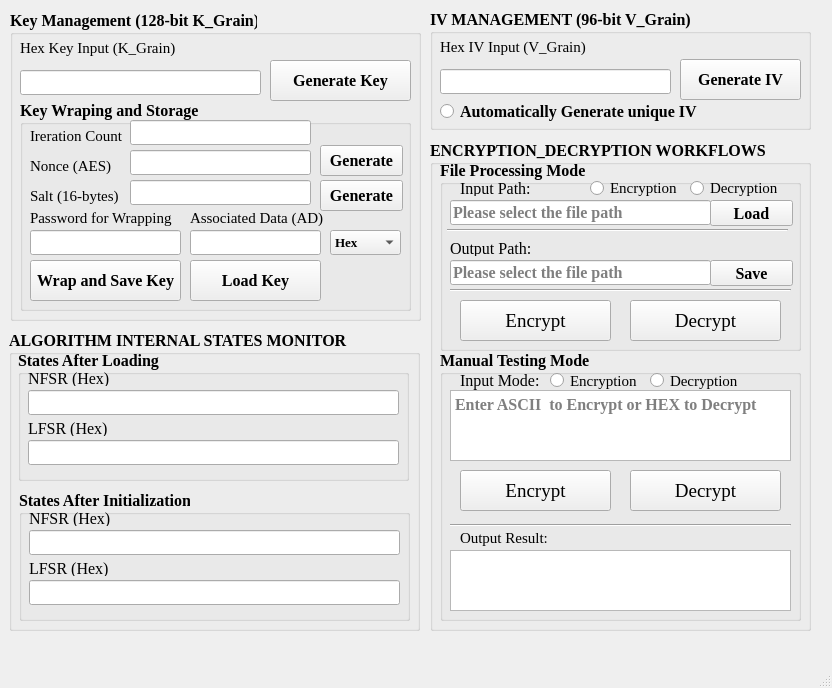
<?xml version="1.0" encoding="UTF-8"?>
<ui version="4.0">
 <class>MainWindow</class>
 <widget class="QMainWindow" name="MainWindow">
  <property name="geometry">
   <rect>
    <x>0</x>
    <y>0</y>
    <width>832</width>
    <height>688</height>
   </rect>
  </property>
  <property name="windowTitle">
   <string>MainWindow</string>
  </property>
  <widget class="QWidget" name="centralwidget">
   <widget class="QGroupBox" name="groupBox">
    <property name="geometry">
     <rect>
      <x>10</x>
      <y>10</y>
      <width>411</width>
      <height>311</height>
     </rect>
    </property>
    <property name="minimumSize">
     <size>
      <width>180</width>
      <height>0</height>
     </size>
    </property>
    <property name="font">
     <font>
      <family>Times New Roman</family>
      <pointsize>12</pointsize>
      <italic>false</italic>
      <bold>true</bold>
     </font>
    </property>
    <property name="title">
     <string>Key Management (128-bit K_Grain)</string>
    </property>
    <widget class="QLabel" name="label">
     <property name="geometry">
      <rect>
       <x>10</x>
       <y>30</y>
       <width>201</width>
       <height>16</height>
      </rect>
     </property>
     <property name="font">
      <font>
       <family>Times New Roman</family>
       <pointsize>11</pointsize>
       <italic>false</italic>
       <bold>false</bold>
      </font>
     </property>
     <property name="text">
      <string>Hex Key Input (K_Grain)</string>
     </property>
    </widget>
    <widget class="QLineEdit" name="input_key">
     <property name="geometry">
      <rect>
       <x>10</x>
       <y>60</y>
       <width>241</width>
       <height>25</height>
      </rect>
     </property>
    </widget>
    <widget class="QPushButton" name="btn_generate_key">
     <property name="geometry">
      <rect>
       <x>260</x>
       <y>50</y>
       <width>141</width>
       <height>41</height>
      </rect>
     </property>
     <property name="text">
      <string>Generate Key</string>
     </property>
    </widget>
    <widget class="QGroupBox" name="groupBox_5">
     <property name="geometry">
      <rect>
       <x>10</x>
       <y>90</y>
       <width>391</width>
       <height>211</height>
      </rect>
     </property>
     <property name="title">
      <string>Key Wraping and Storage</string>
     </property>
     <widget class="QComboBox" name="combo_ad_mode">
      <property name="geometry">
       <rect>
        <x>310</x>
        <y>130</y>
        <width>71</width>
        <height>25</height>
       </rect>
      </property>
      <property name="minimumSize">
       <size>
        <width>20</width>
        <height>20</height>
       </size>
      </property>
      <property name="font">
       <font>
        <family>Times New Roman</family>
        <pointsize>10</pointsize>
        <italic>false</italic>
        <bold>true</bold>
       </font>
      </property>
      <item>
       <property name="text">
        <string>Hex</string>
       </property>
      </item>
      <item>
       <property name="text">
        <string>Text</string>
       </property>
      </item>
     </widget>
     <widget class="QPushButton" name="btn_wrap_save">
      <property name="geometry">
       <rect>
        <x>10</x>
        <y>160</y>
        <width>151</width>
        <height>41</height>
       </rect>
      </property>
      <property name="font">
       <font>
        <family>Times New Roman</family>
        <pointsize>12</pointsize>
        <italic>false</italic>
        <bold>true</bold>
       </font>
      </property>
      <property name="text">
       <string>Wrap and Save Key</string>
      </property>
     </widget>
     <widget class="QLineEdit" name="input_password">
      <property name="geometry">
       <rect>
        <x>10</x>
        <y>130</y>
        <width>151</width>
        <height>25</height>
       </rect>
      </property>
     </widget>
     <widget class="QLabel" name="label_3">
      <property name="geometry">
       <rect>
        <x>170</x>
        <y>110</y>
        <width>201</width>
        <height>16</height>
       </rect>
      </property>
      <property name="font">
       <font>
        <family>Times New Roman</family>
        <pointsize>11</pointsize>
        <italic>false</italic>
        <bold>false</bold>
       </font>
      </property>
      <property name="text">
       <string>Associated Data (AD)</string>
      </property>
     </widget>
     <widget class="QPushButton" name="btn_load_key">
      <property name="geometry">
       <rect>
        <x>170</x>
        <y>160</y>
        <width>131</width>
        <height>41</height>
       </rect>
      </property>
      <property name="font">
       <font>
        <family>Times New Roman</family>
        <pointsize>12</pointsize>
        <italic>false</italic>
        <bold>true</bold>
       </font>
      </property>
      <property name="text">
       <string>Load Key</string>
      </property>
     </widget>
     <widget class="QLineEdit" name="input_ad">
      <property name="geometry">
       <rect>
        <x>170</x>
        <y>130</y>
        <width>131</width>
        <height>25</height>
       </rect>
      </property>
      <property name="placeholderText">
       <string/>
      </property>
     </widget>
     <widget class="QLabel" name="label_2">
      <property name="geometry">
       <rect>
        <x>10</x>
        <y>110</y>
        <width>151</width>
        <height>16</height>
       </rect>
      </property>
      <property name="font">
       <font>
        <family>Times New Roman</family>
        <pointsize>11</pointsize>
        <italic>false</italic>
        <bold>false</bold>
       </font>
      </property>
      <property name="text">
       <string>Password for Wrapping</string>
      </property>
     </widget>
     <widget class="QPushButton" name="btn_generate_aes_nonce">
      <property name="geometry">
       <rect>
        <x>300</x>
        <y>45</y>
        <width>83</width>
        <height>31</height>
       </rect>
      </property>
      <property name="text">
       <string>Generate</string>
      </property>
     </widget>
     <widget class="QPushButton" name="btn_generate_salt">
      <property name="geometry">
       <rect>
        <x>300</x>
        <y>80</y>
        <width>83</width>
        <height>31</height>
       </rect>
      </property>
      <property name="text">
       <string>Generate</string>
      </property>
     </widget>
    </widget>
    <widget class="QLabel" name="label_14">
     <property name="geometry">
      <rect>
       <x>20</x>
       <y>110</y>
       <width>101</width>
       <height>31</height>
      </rect>
     </property>
     <property name="font">
      <font>
       <family>Times New Roman</family>
       <pointsize>11</pointsize>
       <italic>false</italic>
       <bold>false</bold>
      </font>
     </property>
     <property name="text">
      <string>Ireration Count</string>
     </property>
    </widget>
    <widget class="QLineEdit" name="input_iterations">
     <property name="geometry">
      <rect>
       <x>120</x>
       <y>110</y>
       <width>181</width>
       <height>25</height>
      </rect>
     </property>
    </widget>
    <widget class="QLabel" name="label_13">
     <property name="geometry">
      <rect>
       <x>20</x>
       <y>140</y>
       <width>91</width>
       <height>31</height>
      </rect>
     </property>
     <property name="font">
      <font>
       <family>Times New Roman</family>
       <pointsize>11</pointsize>
       <italic>false</italic>
       <bold>false</bold>
      </font>
     </property>
     <property name="text">
      <string>Nonce (AES)</string>
     </property>
    </widget>
    <widget class="QLineEdit" name="input_aes_nonce">
     <property name="geometry">
      <rect>
       <x>120</x>
       <y>140</y>
       <width>181</width>
       <height>25</height>
      </rect>
     </property>
    </widget>
    <widget class="QLabel" name="label_15">
     <property name="geometry">
      <rect>
       <x>20</x>
       <y>170</y>
       <width>91</width>
       <height>31</height>
      </rect>
     </property>
     <property name="font">
      <font>
       <family>Times New Roman</family>
       <pointsize>11</pointsize>
       <italic>false</italic>
       <bold>false</bold>
      </font>
     </property>
     <property name="text">
      <string>Salt (16-bytes)</string>
     </property>
    </widget>
    <widget class="QLineEdit" name="input_salt">
     <property name="geometry">
      <rect>
       <x>120</x>
       <y>170</y>
       <width>181</width>
       <height>25</height>
      </rect>
     </property>
    </widget>
   </widget>
   <widget class="QGroupBox" name="groupBox_3">
    <property name="geometry">
     <rect>
      <x>9</x>
      <y>330</y>
      <width>411</width>
      <height>301</height>
     </rect>
    </property>
    <property name="font">
     <font>
      <family>Times New Roman</family>
      <pointsize>12</pointsize>
      <bold>true</bold>
     </font>
    </property>
    <property name="title">
     <string>ALGORITHM INTERNAL STATES MONITOR</string>
    </property>
    <widget class="QGroupBox" name="groupBox_6">
     <property name="geometry">
      <rect>
       <x>9</x>
       <y>20</y>
       <width>391</width>
       <height>131</height>
      </rect>
     </property>
     <property name="title">
      <string>States After Loading</string>
     </property>
     <widget class="QLabel" name="label_8">
      <property name="geometry">
       <rect>
        <x>10</x>
        <y>70</y>
        <width>91</width>
        <height>16</height>
       </rect>
      </property>
      <property name="font">
       <font>
        <family>Times New Roman</family>
        <pointsize>12</pointsize>
        <italic>false</italic>
        <bold>false</bold>
       </font>
      </property>
      <property name="text">
       <string>LFSR (Hex)</string>
      </property>
     </widget>
     <widget class="QLineEdit" name="state_lfsr_load">
      <property name="geometry">
       <rect>
        <x>10</x>
        <y>90</y>
        <width>371</width>
        <height>25</height>
       </rect>
      </property>
     </widget>
     <widget class="QLabel" name="label_7">
      <property name="geometry">
       <rect>
        <x>10</x>
        <y>20</y>
        <width>91</width>
        <height>16</height>
       </rect>
      </property>
      <property name="font">
       <font>
        <family>Times New Roman</family>
        <pointsize>12</pointsize>
        <italic>false</italic>
        <bold>false</bold>
       </font>
      </property>
      <property name="text">
       <string>NFSR (Hex)</string>
      </property>
     </widget>
     <widget class="QLineEdit" name="state_nfsr_load">
      <property name="geometry">
       <rect>
        <x>10</x>
        <y>40</y>
        <width>371</width>
        <height>25</height>
       </rect>
      </property>
     </widget>
    </widget>
    <widget class="QGroupBox" name="groupBox_7">
     <property name="geometry">
      <rect>
       <x>10</x>
       <y>160</y>
       <width>391</width>
       <height>131</height>
      </rect>
     </property>
     <property name="title">
      <string>States After Initialization</string>
     </property>
     <widget class="QLabel" name="label_9">
      <property name="geometry">
       <rect>
        <x>10</x>
        <y>70</y>
        <width>91</width>
        <height>16</height>
       </rect>
      </property>
      <property name="font">
       <font>
        <family>Times New Roman</family>
        <pointsize>12</pointsize>
        <italic>false</italic>
        <bold>false</bold>
       </font>
      </property>
      <property name="text">
       <string>LFSR (Hex)</string>
      </property>
     </widget>
     <widget class="QLineEdit" name="state_lfsr_init">
      <property name="geometry">
       <rect>
        <x>10</x>
        <y>90</y>
        <width>371</width>
        <height>25</height>
       </rect>
      </property>
     </widget>
     <widget class="QLabel" name="label_10">
      <property name="geometry">
       <rect>
        <x>10</x>
        <y>20</y>
        <width>91</width>
        <height>16</height>
       </rect>
      </property>
      <property name="font">
       <font>
        <family>Times New Roman</family>
        <pointsize>12</pointsize>
        <italic>false</italic>
        <bold>false</bold>
       </font>
      </property>
      <property name="text">
       <string>NFSR (Hex)</string>
      </property>
     </widget>
     <widget class="QLineEdit" name="state_nfsr_init">
      <property name="geometry">
       <rect>
        <x>10</x>
        <y>40</y>
        <width>371</width>
        <height>25</height>
       </rect>
      </property>
     </widget>
    </widget>
   </widget>
   <widget class="QGroupBox" name="groupBox_4">
    <property name="geometry">
     <rect>
      <x>430</x>
      <y>140</y>
      <width>381</width>
      <height>491</height>
     </rect>
    </property>
    <property name="font">
     <font>
      <family>Times New Roman</family>
      <pointsize>12</pointsize>
      <bold>true</bold>
     </font>
    </property>
    <property name="title">
     <string>ENCRYPTION_DECRYPTION WORKFLOWS</string>
    </property>
    <widget class="QGroupBox" name="groupBox_8">
     <property name="geometry">
      <rect>
       <x>10</x>
       <y>20</y>
       <width>361</width>
       <height>191</height>
      </rect>
     </property>
     <property name="title">
      <string>File Processing Mode</string>
     </property>
     <widget class="QLineEdit" name="input_file_path">
      <property name="geometry">
       <rect>
        <x>10</x>
        <y>40</y>
        <width>261</width>
        <height>25</height>
       </rect>
      </property>
      <property name="readOnly">
       <bool>true</bool>
      </property>
      <property name="placeholderText">
       <string>Please select the file path</string>
      </property>
     </widget>
     <widget class="QPushButton" name="btn_file_load">
      <property name="geometry">
       <rect>
        <x>270</x>
        <y>40</y>
        <width>83</width>
        <height>26</height>
       </rect>
      </property>
      <property name="text">
       <string>Load</string>
      </property>
     </widget>
     <widget class="QLineEdit" name="output_file_path">
      <property name="geometry">
       <rect>
        <x>10</x>
        <y>100</y>
        <width>261</width>
        <height>25</height>
       </rect>
      </property>
      <property name="readOnly">
       <bool>true</bool>
      </property>
      <property name="placeholderText">
       <string>Please select the file path</string>
      </property>
     </widget>
     <widget class="QPushButton" name="btn_file_save">
      <property name="geometry">
       <rect>
        <x>270</x>
        <y>100</y>
        <width>83</width>
        <height>26</height>
       </rect>
      </property>
      <property name="text">
       <string>Save</string>
      </property>
     </widget>
     <widget class="QLabel" name="label_6">
      <property name="geometry">
       <rect>
        <x>10</x>
        <y>80</y>
        <width>91</width>
        <height>16</height>
       </rect>
      </property>
      <property name="font">
       <font>
        <family>Times New Roman</family>
        <pointsize>12</pointsize>
        <bold>false</bold>
       </font>
      </property>
      <property name="text">
       <string>Output Path:</string>
      </property>
     </widget>
     <widget class="Line" name="line">
      <property name="geometry">
       <rect>
        <x>7</x>
        <y>60</y>
        <width>341</width>
        <height>20</height>
       </rect>
      </property>
      <property name="orientation">
       <enum>Qt::Orientation::Horizontal</enum>
      </property>
     </widget>
     <widget class="Line" name="line_2">
      <property name="geometry">
       <rect>
        <x>10</x>
        <y>120</y>
        <width>341</width>
        <height>20</height>
       </rect>
      </property>
      <property name="orientation">
       <enum>Qt::Orientation::Horizontal</enum>
      </property>
     </widget>
     <widget class="QWidget" name="widget_2" native="true">
      <property name="geometry">
       <rect>
        <x>10</x>
        <y>20</y>
        <width>341</width>
        <height>21</height>
       </rect>
      </property>
      <widget class="QRadioButton" name="radioButton_4">
       <property name="geometry">
        <rect>
         <x>140</x>
         <y>0</y>
         <width>104</width>
         <height>16</height>
        </rect>
       </property>
       <property name="font">
        <font>
         <family>Times New Roman</family>
         <pointsize>11</pointsize>
         <bold>false</bold>
        </font>
       </property>
       <property name="text">
        <string>Encryption</string>
       </property>
      </widget>
      <widget class="QRadioButton" name="radioButton_5">
       <property name="geometry">
        <rect>
         <x>240</x>
         <y>0</y>
         <width>104</width>
         <height>16</height>
        </rect>
       </property>
       <property name="font">
        <font>
         <family>Times New Roman</family>
         <pointsize>11</pointsize>
         <bold>false</bold>
        </font>
       </property>
       <property name="text">
        <string>Decryption</string>
       </property>
      </widget>
      <widget class="QLabel" name="label_5">
       <property name="geometry">
        <rect>
         <x>10</x>
         <y>0</y>
         <width>91</width>
         <height>16</height>
        </rect>
       </property>
       <property name="font">
        <font>
         <family>Times New Roman</family>
         <pointsize>12</pointsize>
         <bold>false</bold>
        </font>
       </property>
       <property name="text">
        <string>Input Path:</string>
       </property>
      </widget>
     </widget>
     <widget class="QPushButton" name="btn_file_encrypt">
      <property name="geometry">
       <rect>
        <x>20</x>
        <y>140</y>
        <width>151</width>
        <height>41</height>
       </rect>
      </property>
      <property name="font">
       <font>
        <family>Times New Roman</family>
        <pointsize>14</pointsize>
        <bold>false</bold>
       </font>
      </property>
      <property name="text">
       <string>Encrypt</string>
      </property>
     </widget>
     <widget class="QPushButton" name="btn_file_decrypt">
      <property name="geometry">
       <rect>
        <x>190</x>
        <y>140</y>
        <width>151</width>
        <height>41</height>
       </rect>
      </property>
      <property name="font">
       <font>
        <family>Times New Roman</family>
        <pointsize>14</pointsize>
        <bold>false</bold>
       </font>
      </property>
      <property name="text">
       <string>Decrypt</string>
      </property>
     </widget>
    </widget>
    <widget class="QGroupBox" name="groupBox_9">
     <property name="geometry">
      <rect>
       <x>10</x>
       <y>210</y>
       <width>361</width>
       <height>271</height>
      </rect>
     </property>
     <property name="title">
      <string>Manual Testing Mode</string>
     </property>
     <widget class="QWidget" name="widget" native="true">
      <property name="geometry">
       <rect>
        <x>10</x>
        <y>20</y>
        <width>331</width>
        <height>21</height>
       </rect>
      </property>
      <widget class="QLabel" name="label_11">
       <property name="geometry">
        <rect>
         <x>10</x>
         <y>0</y>
         <width>91</width>
         <height>21</height>
        </rect>
       </property>
       <property name="font">
        <font>
         <family>Times New Roman</family>
         <pointsize>12</pointsize>
         <bold>false</bold>
        </font>
       </property>
       <property name="text">
        <string>Input Mode:</string>
       </property>
      </widget>
      <widget class="QRadioButton" name="radio_manual_encypt">
       <property name="geometry">
        <rect>
         <x>100</x>
         <y>0</y>
         <width>111</width>
         <height>21</height>
        </rect>
       </property>
       <property name="font">
        <font>
         <family>Times New Roman</family>
         <pointsize>11</pointsize>
         <bold>false</bold>
        </font>
       </property>
       <property name="text">
        <string>Encryption</string>
       </property>
      </widget>
      <widget class="QRadioButton" name="radio_manual_decrypt">
       <property name="geometry">
        <rect>
         <x>200</x>
         <y>0</y>
         <width>104</width>
         <height>21</height>
        </rect>
       </property>
       <property name="font">
        <font>
         <family>Times New Roman</family>
         <pointsize>11</pointsize>
         <bold>false</bold>
        </font>
       </property>
       <property name="text">
        <string>Decryption</string>
       </property>
      </widget>
     </widget>
     <widget class="QTextEdit" name="text_manual_input">
      <property name="geometry">
       <rect>
        <x>10</x>
        <y>40</y>
        <width>341</width>
        <height>71</height>
       </rect>
      </property>
      <property name="placeholderText">
       <string>Enter ASCII  to Encrypt or HEX to Decrypt</string>
      </property>
     </widget>
     <widget class="QPushButton" name="btn_manual_encrypt">
      <property name="geometry">
       <rect>
        <x>20</x>
        <y>120</y>
        <width>151</width>
        <height>41</height>
       </rect>
      </property>
      <property name="font">
       <font>
        <family>Times New Roman</family>
        <pointsize>14</pointsize>
        <bold>false</bold>
       </font>
      </property>
      <property name="text">
       <string>Encrypt</string>
      </property>
     </widget>
     <widget class="QPushButton" name="btn_manual_decrypt">
      <property name="geometry">
       <rect>
        <x>190</x>
        <y>120</y>
        <width>151</width>
        <height>41</height>
       </rect>
      </property>
      <property name="font">
       <font>
        <family>Times New Roman</family>
        <pointsize>14</pointsize>
        <bold>false</bold>
       </font>
      </property>
      <property name="text">
       <string>Decrypt</string>
      </property>
     </widget>
     <widget class="QLabel" name="label_12">
      <property name="geometry">
       <rect>
        <x>20</x>
        <y>180</y>
        <width>141</width>
        <height>16</height>
       </rect>
      </property>
      <property name="font">
       <font>
        <family>Times New Roman</family>
        <pointsize>11</pointsize>
        <bold>false</bold>
       </font>
      </property>
      <property name="text">
       <string>Output Result:</string>
      </property>
     </widget>
     <widget class="QTextEdit" name="text_manual_output">
      <property name="geometry">
       <rect>
        <x>10</x>
        <y>200</y>
        <width>341</width>
        <height>61</height>
       </rect>
      </property>
      <property name="placeholderText">
       <string/>
      </property>
     </widget>
     <widget class="Line" name="line_3">
      <property name="geometry">
       <rect>
        <x>10</x>
        <y>160</y>
        <width>341</width>
        <height>31</height>
       </rect>
      </property>
      <property name="orientation">
       <enum>Qt::Orientation::Horizontal</enum>
      </property>
     </widget>
    </widget>
   </widget>
   <widget class="QGroupBox" name="groupBox_2">
    <property name="geometry">
     <rect>
      <x>430</x>
      <y>9</y>
      <width>381</width>
      <height>121</height>
     </rect>
    </property>
    <property name="font">
     <font>
      <family>Times New Roman</family>
      <pointsize>12</pointsize>
      <bold>true</bold>
     </font>
    </property>
    <property name="title">
     <string>IV MANAGEMENT (96-bit V_Grain)</string>
    </property>
    <widget class="QLabel" name="label_4">
     <property name="geometry">
      <rect>
       <x>10</x>
       <y>30</y>
       <width>201</width>
       <height>16</height>
      </rect>
     </property>
     <property name="font">
      <font>
       <family>Times New Roman</family>
       <pointsize>11</pointsize>
       <italic>false</italic>
       <bold>false</bold>
      </font>
     </property>
     <property name="text">
      <string>Hex IV Input (V_Grain)</string>
     </property>
    </widget>
    <widget class="QLineEdit" name="input_iv">
     <property name="geometry">
      <rect>
       <x>10</x>
       <y>60</y>
       <width>231</width>
       <height>25</height>
      </rect>
     </property>
    </widget>
    <widget class="QPushButton" name="btn_generate_iv">
     <property name="geometry">
      <rect>
       <x>250</x>
       <y>50</y>
       <width>121</width>
       <height>41</height>
      </rect>
     </property>
     <property name="text">
      <string>Generate IV</string>
     </property>
    </widget>
    <widget class="QRadioButton" name="check_auto_iv">
     <property name="geometry">
      <rect>
       <x>10</x>
       <y>90</y>
       <width>291</width>
       <height>24</height>
      </rect>
     </property>
     <property name="text">
      <string>Automatically Generate unique IV</string>
     </property>
    </widget>
   </widget>
  </widget>
  <widget class="QMenuBar" name="menubar">
   <property name="geometry">
    <rect>
     <x>0</x>
     <y>0</y>
     <width>832</width>
     <height>33</height>
    </rect>
   </property>
  </widget>
  <widget class="QStatusBar" name="statusbar"/>
 </widget>
 <resources/>
 <connections/>
</ui>
